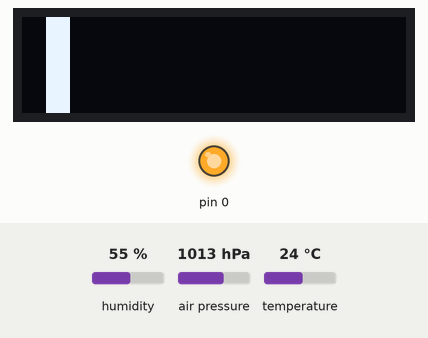
Bench run of a sketch on a simulated Arduino Nano, built with avr-gcc and run on an emulated ATmega328P. Parts: 128×32 one-colour display, output pins drawn as LEDs (lit = HIGH). The inputs (shaded band) are chosen by the test bench; at power-on: humidity 55 %, air pressure 1013 hPa, temperature 24 °C.

Above: at 0.1 s.
At 1.7 s:
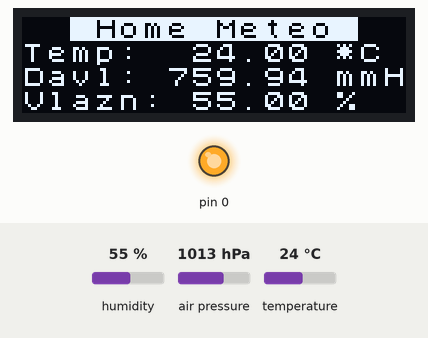
At 17.9 s:
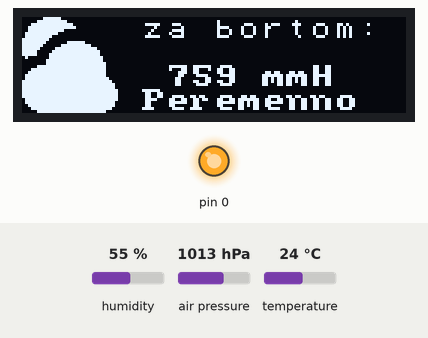
At 25.18 s:
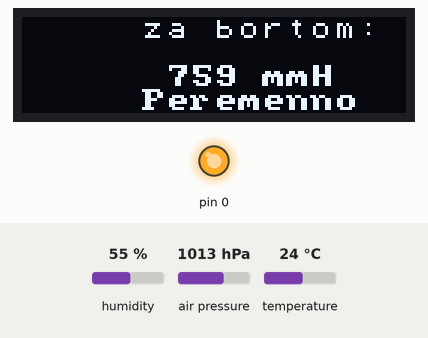

Measured:
- what the display in image 1 shows lasts 15.0 s, from 1.7 s to 16.7 s
- what the display in image 2 shows lasts 7.0 s, from 17.9 s to 24.9 s

The sketch:

bme280-oled-nano.ino
```cpp
/*
    Моя попытка сделать миниатюрную метеостанцию с дисплеем.
    Но в диджиспарк по памяти не влезло. Пришлось на нано сделать...
    А раз на нано, то почему бы и не размахнуться.
    Author: 4tburashk http://csn.net4me.net

    Распиновка:
    Arduino nano(atmega328P) + bme280 + oled 128x32
    На нано 2 пина i2c (A4,A5) к ним подключены датчик bme280 и дисплей.
    Всё запитано от 3.3v наны, земля общая GND наны.
    Усё. В проекте 4 провода только.

    путаюсь в пинах I2C напоминалка:
    SDA A4 18
    SCL A5 19
*/
#include <Wire.h>
#include <Adafruit_Sensor.h> // ХЗ. Adafruit пишут что надо, в связке с Adafruit_BME280
#include <Adafruit_BME280.h>
// OLED
#include <Arduino.h>
#include <U8x8lib.h>
//
Adafruit_BME280 bme; // I2C
// OLED
U8X8_SSD1306_128X32_UNIVISION_HW_I2C u8x8(SCL, SDA, U8X8_PIN_NONE);

uint8_t c, r, e, led;

void setup(){
    u8x8.begin();
    pinMode(led, OUTPUT); // используется при алерте влажности.
    digitalWrite(led, 1); // off в этой нано оказалось наизнанку.
    unsigned status;
    status = bme.begin();
    if (!status) {
        u8x8.print(".");
        while (1);
    }
    myClear(1);
}

void loop(){
    printValues(15000); // показать основные данные.
    printPrognoz(7000); // барометр с "прогнозом".
    if( bme.readHumidity() < 34 ) printHumAlert(bme.readHumidity()); // алерт низкой влажности.
}

void myClear(uint8_t x){
  // красивости. Очистка экрана. Наз уж памяти хватает.
  // 0 - only clean
  // 1 - full show
  // 2 - minimal
  u8x8.setFont(u8x8_font_chroma48medium8_r);
  if(x != 0){
  for( c = 1; c < u8x8.getCols(); c++ )
    {
      for( r = 0; r < u8x8.getRows(); r++ )
      {
        if(x == 1) {
        u8x8.inverse();
        u8x8.setCursor(c, r);
        u8x8.print(" ");
        u8x8.noInverse();
        }
        u8x8.setCursor(c-1, r);
        u8x8.print(" ");
      }
      delay(50);
    }
  }
  u8x8.clear();
}

void printHumAlert(float vl){
  // функция алерта при влажности ниже 34%
  u8x8.clear();
  u8x8.setFont(u8x8_font_open_iconic_thing_4x4);
  u8x8.drawGlyph(0, 0, '@'+8);
  u8x8.setFont(u8x8_font_inb21_2x4_n);
  u8x8.setCursor(4, 0);
  u8x8.print(vl);
  u8x8.setFont(u8x8_font_open_iconic_thing_2x2);
  u8x8.drawGlyph(14, 0, '@'+8);
  u8x8.setFont(u8x8_font_open_iconic_thing_1x1);
  u8x8.drawGlyph(15, 3, '@'+8);
  digitalWrite(led, 0); // on
  delay(5000);
  digitalWrite(led, 1); // off
  myClear(1);
}

void printPrognoz(uint16_t pt){
  // телепаем по давлению погоду. Данные взяты со старого "аналогового" барометра.
  // насколько это будет совпадать с реальностью - не имею понятия. Надо смотреть.
  uint16_t a = (int)(bme.readPressure()/133.3);
  //u8x8.setFont(u8x8_font_chroma48medium8_r);
  u8x8.setFont(u8x8_font_amstrad_cpc_extended_f);
  switch(a){
    case 690 ... 705:
      // буря
    printOform(a);
    u8x8.drawString(5, 3, "Burya");
      break;
    case 706 ... 715:
      // ветеръ+дождь
    printOform(a);
    u8x8.drawString(5, 3, "Vet-Dozhd");
    u8x8.setFont(u8x8_font_open_iconic_weather_4x4);
    u8x8.drawGlyph(0, 0, '@');
      break;
    case 716 ... 725:
      // ветеръ
    printOform(a);
    u8x8.drawString(5, 3, "Veter");
    u8x8.setFont(u8x8_font_open_iconic_weather_4x4);
    u8x8.drawGlyph(0, 0, '@');
      break;
    case 726 ... 735:
      // дождь
    printOform(a);
    u8x8.drawString(5, 3, "Dozhd");
    u8x8.setFont(u8x8_font_open_iconic_weather_4x4);
    u8x8.drawGlyph(0, 0, '@'+3);
      break;
    case 736 ... 765:
      // переменно
    printOform(a);
    u8x8.drawString(5, 3, "Peremenno");
    u8x8.setFont(u8x8_font_open_iconic_weather_4x4);
    u8x8.drawGlyph(0, 0, '@'+1);
      break;
    case 766 ... 775:
      // ясно
    printOform(a);
    u8x8.drawString(5, 3, "Yasno");
    u8x8.setFont(u8x8_font_open_iconic_weather_4x4);
    u8x8.drawGlyph(0, 0, '@'+5);
      break;
    case 776 ... 785:
      // х погода
    printOform(a);
    u8x8.drawString(5, 3, "H-Pogoda");
    u8x8.setFont(u8x8_font_open_iconic_weather_4x4);
    u8x8.drawGlyph(0, 0, '@'+5);
      break;
    case 786 ... 800:
      // в сушь
    printOform(a);
    u8x8.drawString(5, 3, "Sush");
      break;
    default:
    // Значения уже вне диапазона.
    u8x8.drawString(5, 3, "---------");
      break;
  }
  u8x8.setFont(u8x8_font_chroma48medium8_r);
  delay(pt);
  myClear(2);
}

void printOform(uint16_t b){
  // повторяющийся кусок оформления вынес в функцию, чтоб не грамоздить.
  u8x8.setFont(u8x8_font_chroma48medium8_r);
  u8x8.drawString(5, 0, "za bortom:");
  u8x8.setFont(u8x8_font_amstrad_cpc_extended_f);
  u8x8.drawString(6, 2, u8x8_u16toa(b, 3));
  u8x8.drawString(10, 2, "mmH");
}

void printValues(uint16_t pt){
    //u8x8.clear();
    e = (int)u8x8.getCols();
    u8x8.setFont(u8x8_font_chroma48medium8_r);
    // Заголовок
    u8x8.setCursor(2, 0);
    u8x8.inverse();
    u8x8.print(" Home Meteo ");
    u8x8.noInverse();
    // Температура
    u8x8.setCursor(0, 1);
    u8x8.print("Temp:");
    u8x8.setCursor(e-9, 1);
    u8x8.print(bme.readTemperature());
    u8x8.drawString(e-3, 1, "*C");
    // Давление
    u8x8.setCursor(0,2);
    u8x8.print("Davl:");
    u8x8.setCursor(e-10, 2);
    u8x8.print(bme.readPressure()/133.3); // 133.3
    u8x8.drawString(e-3, 2,"mmH");
    // Влажность
    u8x8.setCursor(0,3);
    u8x8.print("Vlazn:");
    u8x8.setCursor(e-9, 3);
    u8x8.print(bme.readHumidity());
    u8x8.drawString(e-3, 3,"%");
    delay(pt);
    myClear(2);
}

// END
```
